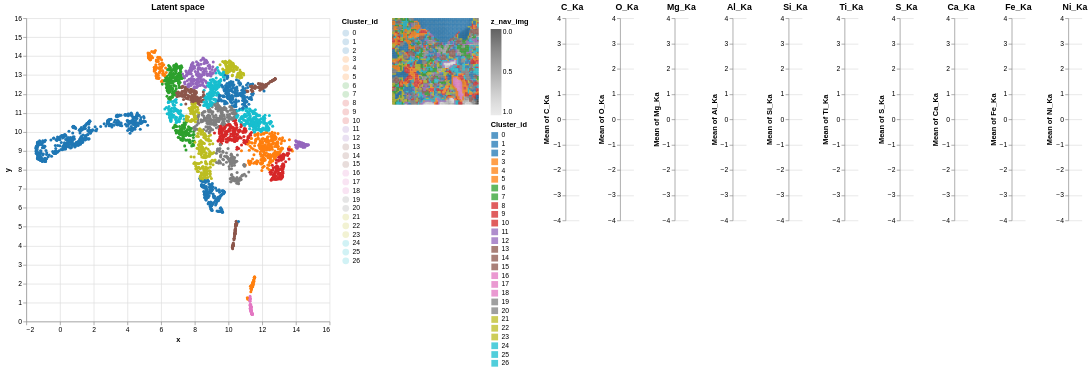

Notebook cell for this chart:
### Code cell
gui.check_latent_space(ps=merged_ps,show_map=True,ratio_to_be_shown=1.0)

### Figure 1 — Vega-Lite specification as saved in the notebook (floating-point values rounded to 4 significant figures; data arrays with more than 128 entries replaced by an {"elided": "..."} marker saying what was removed)
{"config": {"view": {"continuousWidth": 300, "continuousHeight": 300, "strokeWidth": 0}}, "hconcat": [{"layer": [{"mark": {"type": "circle", "size": 3}, "encoding": {"color": {"field": "Cluster_id", "scale": {"domain": [0, 1, 2, 3, 4, 5, 6, 7, 8, 9, 10, 11, 12, 13, 14, 15, 16, 17, 18, 19, 20, 21, 22, 23, 24, 25, 26], "range": ["#1f77b4", "#1f77b4", "#1f77b4", "#ff7f0e", "#ff7f0e", "#ff7f0e", "#2ca02c", "#2ca02c", "#d62728", "#d62728", "#d62728", "#9467bd", "#9467bd", "#8c564b", "#8c564b", "#8c564b", "#e377c2", "#e377c2", "#e377c2", "#7f7f7f", "#7f7f7f", "#bcbd22", "#bcbd22", "#bcbd22", "#17becf", "#17becf", "#17becf"]}, "type": "nominal"}, "opacity": {"value": 0.2}, "x": {"field": "x", "type": "quantitative"}, "y": {"field": "y", "type": "quantitative"}}, "name": "view_1"}, {"mark": {"type": "circle", "size": 20}, "encoding": {"color": {"field": "Cluster_id", "scale": {"domain": [0, 1, 2, 3, 4, 5, 6, 7, 8, 9, 10, 11, 12, 13, 14, 15, 16, 17, 18, 19, 20, 21, 22, 23, 24, 25, 26], "range": ["#1f77b4", "#1f77b4", "#1f77b4", "#ff7f0e", "#ff7f0e", "#ff7f0e", "#2ca02c", "#2ca02c", "#d62728", "#d62728", "#d62728", "#9467bd", "#9467bd", "#8c564b", "#8c564b", "#8c564b", "#e377c2", "#e377c2", "#e377c2", "#7f7f7f", "#7f7f7f", "#bcbd22", "#bcbd22", "#bcbd22", "#17becf", "#17becf", "#17becf"]}, "type": "nominal"}, "opacity": {"condition": {"param": "param_1", "value": 1.0}, "value": 0.0}, "tooltip": [{"field": "Cluster_id", "type": "nominal"}, {"field": "x", "format": ",.2f", "type": "quantitative"}, {"field": "y", "format": ",.2f", "type": "quantitative"}], "x": {"field": "x", "type": "quantitative"}, "y": {"field": "y", "type": "quantitative"}}}], "data": {"name": "data-24899e18e308fd9fd80778cc90777988"}, "height": 450, "title": {"text": "Latent space"}, "width": 450}, {"layer": [{"data": {"name": "data-c6d3e8bcdc2a61eac0fffeed907ec2c2"}, "mark": {"type": "square", "size": 6}, "encoding": {"color": {"field": "z_nav_img", "scale": {"domain": [1.0, 0.0], "scheme": "greys"}, "type": "quantitative"}, "x": {"axis": null, "field": "x_nav_img", "type": "ordinal"}, "y": {"axis": null, "field": "y_nav_img", "type": "ordinal"}}}, {"data": {"name": "data-24899e18e308fd9fd80778cc90777988"}, "mark": {"type": "square", "size": 5}, "encoding": {"color": {"field": "Cluster_id", "scale": {"domain": [0, 1, 2, 3, 4, 5, 6, 7, 8, 9, 10, 11, 12, 13, 14, 15, 16, 17, 18, 19, 20, 21, 22, 23, 24, 25, 26], "range": ["#1f77b4", "#1f77b4", "#1f77b4", "#ff7f0e", "#ff7f0e", "#ff7f0e", "#2ca02c", "#2ca02c", "#d62728", "#d62728", "#d62728", "#9467bd", "#9467bd", "#8c564b", "#8c564b", "#8c564b", "#e377c2", "#e377c2", "#e377c2", "#7f7f7f", "#7f7f7f", "#bcbd22", "#bcbd22", "#bcbd22", "#17becf", "#17becf", "#17becf"]}, "type": "nominal"}, "opacity": {"condition": {"param": "param_1", "value": 0.75}, "value": 0}, "x": {"axis": null, "field": "x_id", "type": "ordinal"}, "y": {"axis": null, "field": "y_id", "type": "ordinal"}}, "name": "view_2"}], "height": 128, "width": 128}, {"hconcat": [{"mark": {"type": "bar"}, "encoding": {"y": {"aggregate": "mean", "field": "C_Ka", "scale": {"domain": [-4, 4]}, "type": "quantitative"}}, "title": {"text": "C_Ka"}, "transform": [{"filter": {"param": "param_1"}}]}, {"mark": {"type": "bar"}, "encoding": {"y": {"aggregate": "mean", "field": "O_Ka", "scale": {"domain": [-4, 4]}, "type": "quantitative"}}, "title": {"text": "O_Ka"}, "transform": [{"filter": {"param": "param_1"}}]}, {"mark": {"type": "bar"}, "encoding": {"y": {"aggregate": "mean", "field": "Mg_Ka", "scale": {"domain": [-4, 4]}, "type": "quantitative"}}, "title": {"text": "Mg_Ka"}, "transform": [{"filter": {"param": "param_1"}}]}, {"mark": {"type": "bar"}, "encoding": {"y": {"aggregate": "mean", "field": "Al_Ka", "scale": {"domain": [-4, 4]}, "type": "quantitative"}}, "title": {"text": "Al_Ka"}, "transform": [{"filter": {"param": "param_1"}}]}, {"mark": {"type": "bar"}, "encoding": {"y": {"aggregate": "mean", "field": "Si_Ka", "scale": {"domain": [-4, 4]}, "type": "quantitative"}}, "title": {"text": "Si_Ka"}, "transform": [{"filter": {"param": "param_1"}}]}, {"mark": {"type": "bar"}, "encoding": {"y": {"aggregate": "mean", "field": "Ti_Ka", "scale": {"domain": [-4, 4]}, "type": "quantitative"}}, "title": {"text": "Ti_Ka"}, "transform": [{"filter": {"param": "param_1"}}]}, {"mark": {"type": "bar"}, "encoding": {"y": {"aggregate": "mean", "field": "S_Ka", "scale": {"domain": [-4, 4]}, "type": "quantitative"}}, "title": {"text": "S_Ka"}, "transform": [{"filter": {"param": "param_1"}}]}, {"mark": {"type": "bar"}, "encoding": {"y": {"aggregate": "mean", "field": "Ca_Ka", "scale": {"domain": [-4, 4]}, "type": "quantitative"}}, "title": {"text": "Ca_Ka"}, "transform": [{"filter": {"param": "param_1"}}]}, {"mark": {"type": "bar"}, "encoding": {"y": {"aggregate": "mean", "field": "Fe_Ka", "scale": {"domain": [-4, 4]}, "type": "quantitative"}}, "title": {"text": "Fe_Ka"}, "transform": [{"filter": {"param": "param_1"}}]}, {"mark": {"type": "bar"}, "encoding": {"y": {"aggregate": "mean", "field": "Ni_Ka", "scale": {"domain": [-4, 4]}, "type": "quantitative"}}, "title": {"text": "Ni_Ka"}, "transform": [{"filter": {"param": "param_1"}}]}], "data": {"name": "data-24899e18e308fd9fd80778cc90777988"}}], "params": [{"name": "param_1", "select": {"type": "interval"}, "views": ["view_1", "view_2"]}, {"name": "param_2", "select": {"type": "interval", "on": "[mousedown[event.shiftKey], mouseup] > mousemove", "translate": "[mousedown[event.shiftKey], mouseup] > mousemove!", "zoom": "wheel![event.shiftKey]"}, "bind": "scales", "views": ["view_1"]}], "resolve": {"legend": {"color": "independent"}}, "$schema": "https://vega.github.io/schema/vega-lite/v5.14.1.json", "datasets": {"data-24899e18e308fd9fd80778cc90777988": {"elided": "4096 records"}, "data-c6d3e8bcdc2a61eac0fffeed907ec2c2": {"elided": "4096 records"}}}
